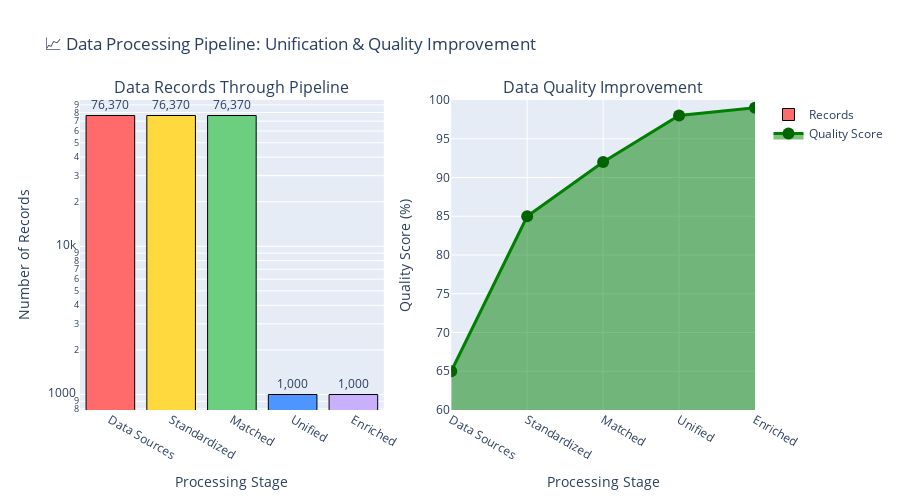

Notebook code for this chart:
### Markdown cell above
## 5. Data Flow & Integration Visualization

### Code cell
# Create data flow visualization showing volumes
data_flow = pd.DataFrame({
    'Stage': ['Data Sources', 'Standardized', 'Matched', 'Unified', 'Enriched'],
    'Records': [76370, 76370, 76370, 1000, 1000],
    'Quality_Score': [65, 85, 92, 98, 99]
})

fig = make_subplots(
    rows=1, cols=2,
    subplot_titles=('Data Records Through Pipeline', 'Data Quality Improvement'),
    specs=[[{'type': 'bar'}, {'type': 'scatter'}]]
)

# Records flow
fig.add_trace(
    go.Bar(
        x=data_flow['Stage'],
        y=data_flow['Records'],
        marker=dict(
            color=['#ff6b6b', '#ffd93d', '#6bcf7f', '#4d96ff', '#c9b0ff'],
            line=dict(color='black', width=1)
        ),
        text=[f'{v:,.0f}' for v in data_flow['Records']],
        textposition='outside',
        name='Records',
        hovertemplate='<b>%{x}</b><br>Records: %{y:,.0f}<extra></extra>'
    ),
    row=1, col=1
)

# Quality score
fig.add_trace(
    go.Scatter(
        x=data_flow['Stage'],
        y=data_flow['Quality_Score'],
        mode='lines+markers',
        line=dict(color='green', width=3),
        marker=dict(size=12, color='darkgreen'),
        fill='tozeroy',
        name='Quality Score',
        hovertemplate='<b>%{x}</b><br>Quality: %{y}%<extra></extra>'
    ),
    row=1, col=2
)

fig.update_xaxes(title_text='Processing Stage', row=1, col=1)
fig.update_yaxes(title_text='Number of Records', row=1, col=1, type='log')
fig.update_xaxes(title_text='Processing Stage', row=1, col=2)
fig.update_yaxes(title_text='Quality Score (%)', row=1, col=2, range=[60, 100])

fig.update_layout(
    title_text='📈 Data Processing Pipeline: Unification & Quality Improvement',
    height=500,
    showlegend=True,
    hovermode='x unified'
)

fig.show()

print(f"\n📊 Key Insights:")
print(f"   • Total records processed: {data_flow['Records'].iloc[0]:,}")
print(f"   • Unified constituents: {data_flow['Records'].iloc[3]:,}")
print(f"   • Quality improvement: {data_flow['Quality_Score'].iloc[-1] - data_flow['Quality_Score'].iloc[0]:+.0f}% points")

### Figure 1 — Plotly figure (JSON) as saved in the notebook; plotly's stock layout.template omitted (floating-point values rounded to 4 significant figures)
{"data": [{"hovertemplate": "<b>%{x}</b><br>Records: %{y:,.0f}<extra></extra>", "marker": {"color": ["#ff6b6b", "#ffd93d", "#6bcf7f", "#4d96ff", "#c9b0ff"], "line": {"color": "black", "width": 1}}, "name": "Records", "text": ["76,370", "76,370", "76,370", "1,000", "1,000"], "textposition": "outside", "type": "bar", "x": ["Data Sources", "Standardized", "Matched", "Unified", "Enriched"], "xaxis": "x", "y": [76370, 76370, 76370, 1000, 1000], "yaxis": "y"}, {"fill": "tozeroy", "hovertemplate": "<b>%{x}</b><br>Quality: %{y}%<extra></extra>", "line": {"color": "green", "width": 3}, "marker": {"color": "darkgreen", "size": 12}, "mode": "lines+markers", "name": "Quality Score", "type": "scatter", "x": ["Data Sources", "Standardized", "Matched", "Unified", "Enriched"], "xaxis": "x2", "y": [65, 85, 92, 98, 99], "yaxis": "y2"}], "layout": {"annotations": [{"font": {"size": 16}, "showarrow": false, "text": "Data Records Through Pipeline", "x": 0.225, "xanchor": "center", "xref": "paper", "y": 1, "yanchor": "bottom", "yref": "paper"}, {"font": {"size": 16}, "showarrow": false, "text": "Data Quality Improvement", "x": 0.775, "xanchor": "center", "xref": "paper", "y": 1, "yanchor": "bottom", "yref": "paper"}], "height": 500, "hovermode": "x unified", "showlegend": true, "title": {"text": "📈 Data Processing Pipeline: Unification & Quality Improvement"}, "xaxis": {"anchor": "y", "domain": [0, 0.45], "title": {"text": "Processing Stage"}}, "xaxis2": {"anchor": "y2", "domain": [0.55, 1], "title": {"text": "Processing Stage"}}, "yaxis": {"anchor": "x", "domain": [0, 1], "title": {"text": "Number of Records"}, "type": "log"}, "yaxis2": {"anchor": "x2", "domain": [0, 1], "range": [60, 100], "title": {"text": "Quality Score (%)"}}}}
